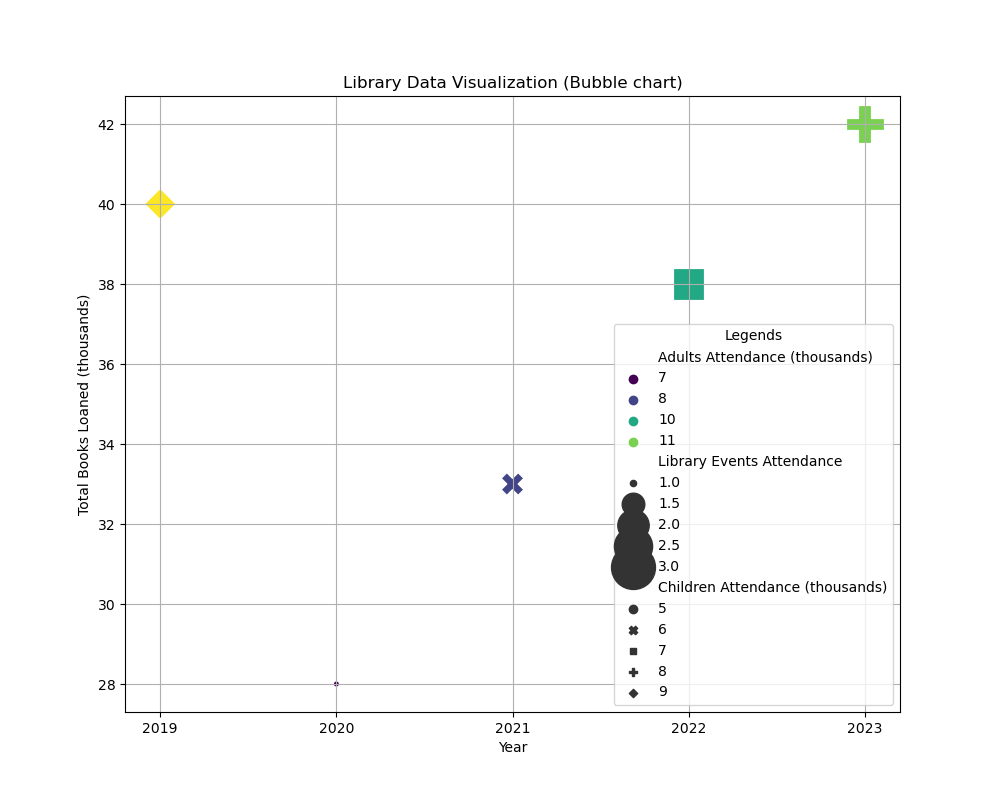

Generate this figure with Python:

import seaborn as sns
import pandas as pd
import matplotlib.pyplot as plt

# Your data as a list of dictionaries
data = [
    {'Year': 2019, 'Adults Attendance (thousands)': 12, 'Children Attendance (thousands)': 9, 'Total Books Loaned (thousands)': 40, 'Library Events Attendance': 2.0},
    {'Year': 2020, 'Adults Attendance (thousands)': 7, 'Children Attendance (thousands)': 5, 'Total Books Loaned (thousands)': 28, 'Library Events Attendance': 1.0},
    {'Year': 2021, 'Adults Attendance (thousands)': 8, 'Children Attendance (thousands)': 6, 'Total Books Loaned (thousands)': 33, 'Library Events Attendance': 1.5},
    {'Year': 2022, 'Adults Attendance (thousands)': 10, 'Children Attendance (thousands)': 7, 'Total Books Loaned (thousands)': 38, 'Library Events Attendance': 3.0},
    {'Year': 2023, 'Adults Attendance (thousands)': 11, 'Children Attendance (thousands)': 8, 'Total Books Loaned (thousands)': 42, 'Library Events Attendance': 2.5}
]

# Convert the list of dictionaries to a DataFrame
df = pd.DataFrame(data)

# We will use 'Year' for the x-axis, so it needs to be of type string to plot properly
df['Year'] = df['Year'].astype(str)

# Create a bubble chart
plt.figure(figsize=(10,8))
bubble_plot = sns.scatterplot(
    data=df,
    x='Year', 
    y='Total Books Loaned (thousands)',
    size='Library Events Attendance', 
    sizes=(20, 1000),  # Control the range of bubble sizes
    hue='Adults Attendance (thousands)',  # Color bubbles based on adults attendance
    style='Children Attendance (thousands)',  # Different markers for children attendance
    palette='viridis',  # Color palette for 'hue'
    legend='full'
)

# Adjust the legend for bubble sizes
h, labs = bubble_plot.get_legend_handles_labels()
bubble_plot.legend(h[0:5] + h[6:], labs[0:5] + labs[6:], title='Legends')

# Additional customizations
plt.title('Library Data Visualization (Bubble chart)')
plt.xlabel('Year')
plt.ylabel('Total Books Loaned (thousands)')
plt.grid(True)
plt.show()
